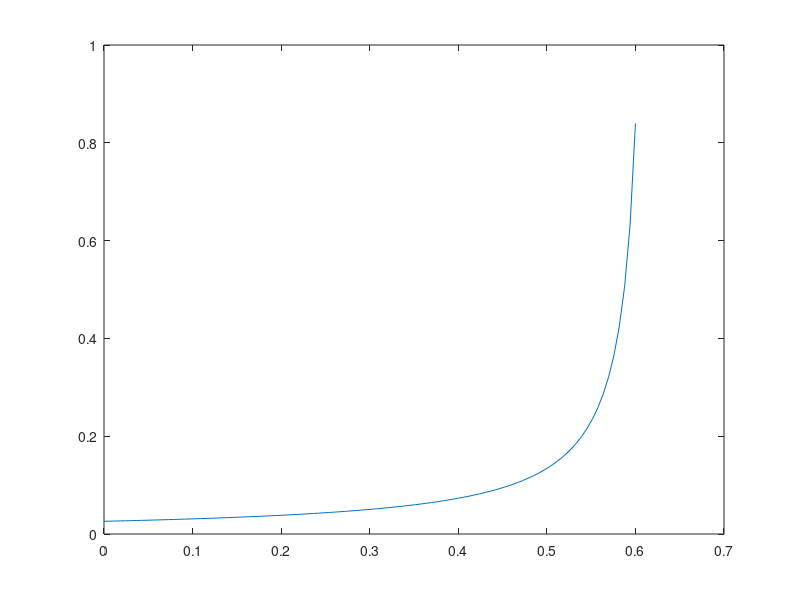

MATLAB code to generate this figure:
Ca0=0.38; Cb0=0.39; m= Cb0/Ca0;
Xa= linspace(0,0.98,100);
t=linspace(0,0.6,100);
A= (m-Xa)./(1-Xa);
B=log(A)
plot(t,B);